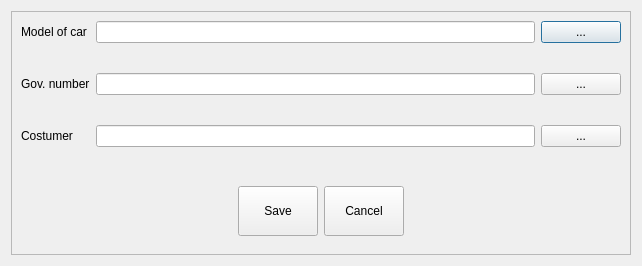
<?xml version="1.0" encoding="UTF-8"?>
<ui version="4.0">
 <class>DlgCarSelection</class>
 <widget class="QDialog" name="DlgCarSelection">
  <property name="geometry">
   <rect>
    <x>0</x>
    <y>0</y>
    <width>642</width>
    <height>265</height>
   </rect>
  </property>
  <property name="windowTitle">
   <string>Dialog</string>
  </property>
  <layout class="QVBoxLayout" name="verticalLayout">
   <item>
    <widget class="QFrame" name="frame">
     <property name="frameShape">
      <enum>QFrame::StyledPanel</enum>
     </property>
     <property name="frameShadow">
      <enum>QFrame::Raised</enum>
     </property>
     <layout class="QGridLayout" name="gridLayout">
      <property name="verticalSpacing">
       <number>30</number>
      </property>
      <item row="0" column="0">
       <widget class="QLabel" name="label">
        <property name="text">
         <string>Model of car</string>
        </property>
       </widget>
      </item>
      <item row="0" column="1">
       <widget class="QLineEdit" name="leCar"/>
      </item>
      <item row="0" column="2">
       <widget class="QPushButton" name="btnModelSelection">
        <property name="text">
         <string>...</string>
        </property>
       </widget>
      </item>
      <item row="1" column="0">
       <widget class="QLabel" name="label_2">
        <property name="text">
         <string>Gov. number</string>
        </property>
       </widget>
      </item>
      <item row="1" column="1">
       <widget class="EQLineEdit" name="leGovNum"/>
      </item>
      <item row="1" column="2">
       <widget class="QPushButton" name="btnNumberSelection">
        <property name="text">
         <string>...</string>
        </property>
       </widget>
      </item>
      <item row="2" column="0">
       <widget class="QLabel" name="label_3">
        <property name="text">
         <string>Costumer</string>
        </property>
       </widget>
      </item>
      <item row="3" column="0" colspan="3">
       <widget class="QWidget" name="widget" native="true">
        <layout class="QHBoxLayout" name="horizontalLayout">
         <item>
          <spacer name="horizontalSpacer">
           <property name="orientation">
            <enum>Qt::Horizontal</enum>
           </property>
           <property name="sizeHint" stdset="0">
            <size>
             <width>206</width>
             <height>20</height>
            </size>
           </property>
          </spacer>
         </item>
         <item>
          <widget class="QPushButton" name="btnSave">
           <property name="minimumSize">
            <size>
             <width>0</width>
             <height>50</height>
            </size>
           </property>
           <property name="text">
            <string>Save</string>
           </property>
           <property name="icon">
            <iconset resource="res.qrc">
             <normaloff>:/images/ok.png</normaloff>:/images/ok.png</iconset>
           </property>
          </widget>
         </item>
         <item>
          <widget class="QPushButton" name="btnCancel">
           <property name="minimumSize">
            <size>
             <width>0</width>
             <height>50</height>
            </size>
           </property>
           <property name="text">
            <string>Cancel</string>
           </property>
           <property name="icon">
            <iconset resource="res.qrc">
             <normaloff>:/images/cancel.png</normaloff>:/images/cancel.png</iconset>
           </property>
           <property name="iconSize">
            <size>
             <width>32</width>
             <height>32</height>
            </size>
           </property>
          </widget>
         </item>
         <item>
          <spacer name="horizontalSpacer_2">
           <property name="orientation">
            <enum>Qt::Horizontal</enum>
           </property>
           <property name="sizeHint" stdset="0">
            <size>
             <width>206</width>
             <height>20</height>
            </size>
           </property>
          </spacer>
         </item>
        </layout>
       </widget>
      </item>
      <item row="2" column="1">
       <widget class="EQLineEdit" name="leCostumer">
        <property name="readOnly">
         <bool>true</bool>
        </property>
       </widget>
      </item>
      <item row="2" column="2">
       <widget class="QPushButton" name="btnCostumer">
        <property name="text">
         <string>...</string>
        </property>
       </widget>
      </item>
     </layout>
    </widget>
   </item>
  </layout>
 </widget>
 <customwidgets>
  <customwidget>
   <class>EQLineEdit</class>
   <extends>QLineEdit</extends>
   <header location="global">eqlineedit.h</header>
  </customwidget>
 </customwidgets>
 <resources>
  <include location="res.qrc"/>
 </resources>
 <connections/>
</ui>
